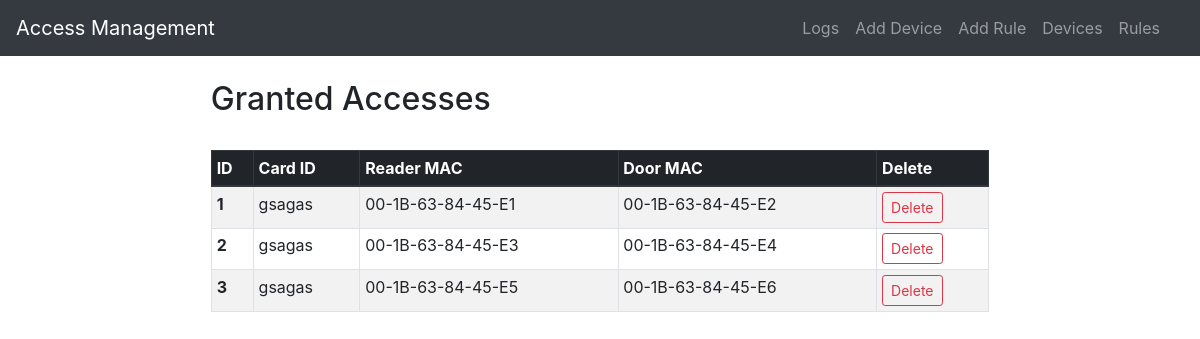
Before: /list_of_rules with the older database file.
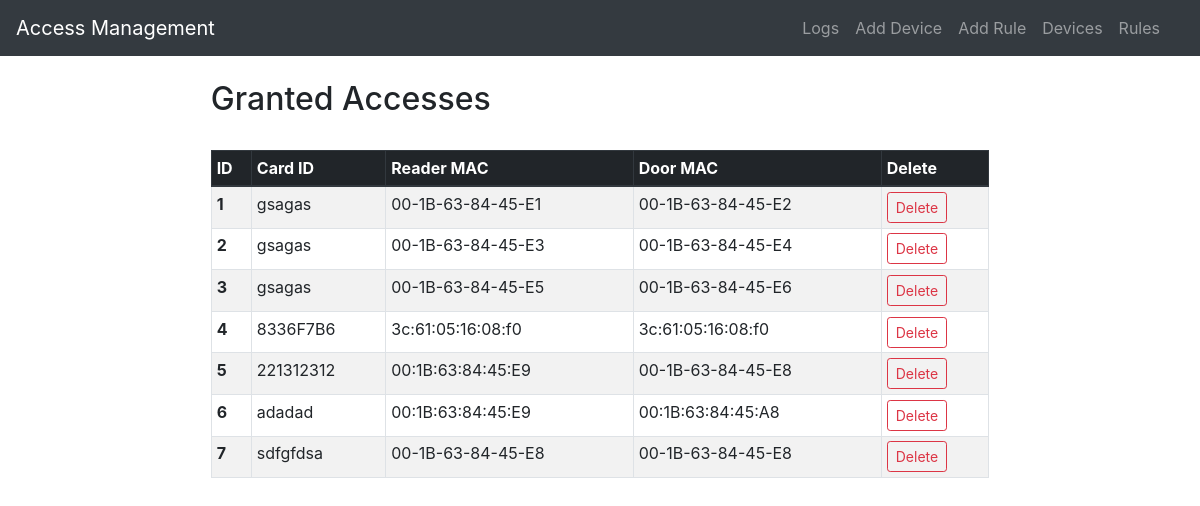
After: the same page with the newer database file.
### application/models.py (models this page shows, shortened)
class Rule(db.Model):
    __tablename__ = "rules"
    rule_id = db.Column(db.Integer, db.Identity(start=1, cycle=True), primary_key=True)
    card_id = db.Column(db.Text, index=True)
    reader_mac = db.Column(db.Text, db.ForeignKey('devices.device_mac',
                                         name='device_relation_reader_mac_fk', ondelete="cascade", onupdate="cascade"),
                        nullable=False)
    reader = db.relationship("Device", backref=db.backref("readers"), foreign_keys=[reader_mac])
    door_mac = db.Column(db.Text, db.ForeignKey('devices.device_mac',
                                         name='device_relation_door_mac_fk', ondelete="cascade", onupdate="cascade"),
                      nullable=False)
    door = db.relationship("Device", backref=db.backref("doors"), foreign_keys=[door_mac])

### application/routes.py (the view)
@app.route("/list_of_rules")
def list_of_rules():
    entries = Rule.query.all()
    return render_template('list_of_rules.html', entries=entries)

### application/templates/list_of_rules.html
{% extends 'layout.html' %}
{% block content %}
    <div class="col-sm-10 ml-auto mr-auto ">
        <H2>Granted Accesses </H2>
        <div style="max-height: 72vh; overflow: auto;">
        <br>
        <table class="table table-striped table-bordered table-sm" style="border-collapse: collapse; width: 100%;">
            <thead class="thead-dark">
                <tr>
                     <th scope="col">ID</th>
                    <th scope="col">Card ID</th>
                    <th scope="col">Reader MAC</th>
                    <th scope="col">Door MAC</th>
                    <th scope="col">Delete</th>
                </tr>
            </thead>
            <tbody>
                {% for entry in entries %}
                        <tr>
                            <th scope="row">{{loop.index}}</th>
                            <td>{{entry.card_id}}</td>
                            <td>{{ entry.reader_mac }}</td>
                            <td>{{ entry.door_mac }}</td>
                            <td><a href="{{url_for('delete_rule',entry_id=entry.rule_id)}}" class="btn btn-outline-danger btn-sm">Delete</a></td>
                        </tr>
                {% endfor %}
        </tbody>
        </table>
        </div>
    </div>
{% endblock %}

Changed rows visible on the page:
added Rule: card_id "8336F7B6", reader_mac "3c:61:05:16:08:f0", door_mac "3c:61:05:16:08:f0"
added Rule: card_id "221312312", reader_mac "00:1B:63:84:45:E9", door_mac "00-1B-63-84-45-E8"
added Rule: card_id "adadad", reader_mac "00:1B:63:84:45:E9", door_mac "00:1B:63:84:45:A8"
added Rule: card_id "sdfgfdsa", reader_mac "00-1B-63-84-45-E8", door_mac "00-1B-63-84-45-E8"
